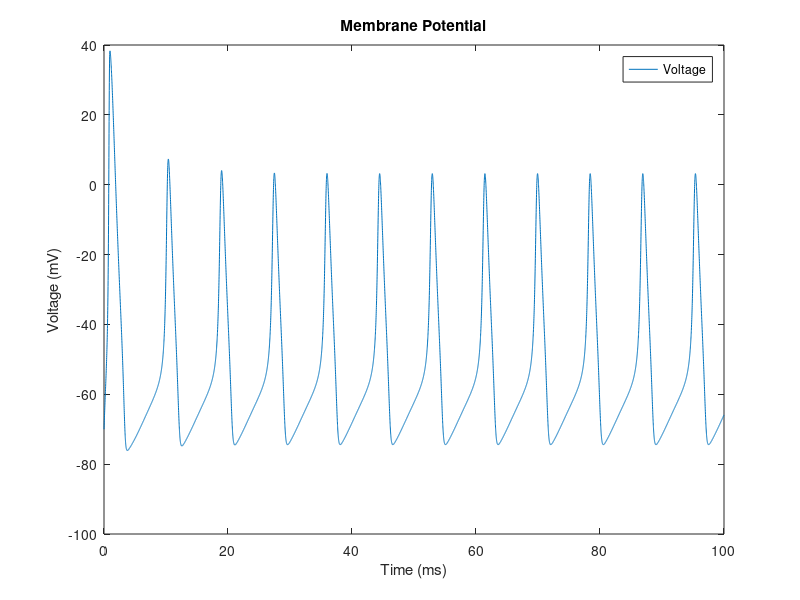
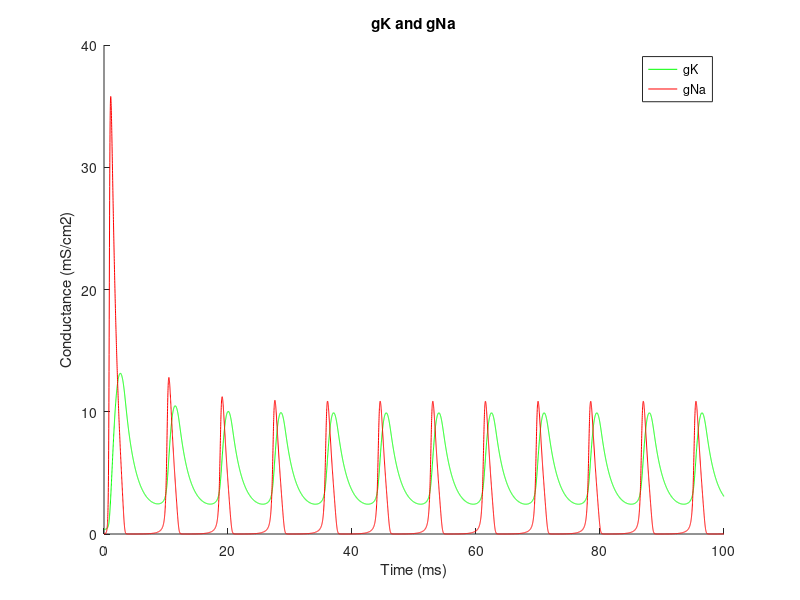

These figures' MATLAB source, in order:
%%%% Hodgkin Huxley Model %%%%
% Author: Benjamin Ceron

%%% Initialize Time and Constants %%%
dt = .01;
t = 0:dt:100;        %% time in ms
g_Kbar = 36;         %% maximum conductance of potassium mS/cm^2
g_Nabar = 120;       %% maximum conductance of sodium mS/cm^2
g_Lbar = 0.3;        %% maximum conductance of leakage ions mS/cm^2
Ek = -12;            %% Nernst potential of potassium mV
Ena = 115;           %% Nernst potential of sodium mV
El = 10.6;           %% Nernst potential of leakage mV
Vrest = -70;         %% Resting potential mV
Cm = 1.0;            %% Membrane capacitance uF/cm^2

%%% Initialize Initial Conditions %%%
Vm =0;               %% Membrane voltage mV
VmVector = zeros(1,(100/dt)+1);
VmVector(1) = Vm;

%%% Initial Activate Probabilities %%%
AlphaM = 0.1 * ((25 - Vm)/(exp((25 - Vm)/10)-1));
BetaM = 4*exp(-Vm/18);
%%% Initial Inactivate Probabilities %%%
AlphaH = .07*exp(-Vm/20);
BetaH = 1/(exp((30-Vm)/10) + 1);
%%% Initial Deactivate Probabilities %%%
AlphaN = .01 * ((10 - Vm)/(exp((10-Vm)/10) - 1));
BetaN = .125*exp(-Vm/80);   

%% Initial Rates of Changes %%
m = AlphaM/(AlphaM + BetaM);
n = AlphaN/(AlphaN + BetaN);
h = AlphaH/(AlphaH + BetaH);


%% Initialize Injected Current %%
%I_inj_init = 0;                                                  %% Steady-state neuron. USE FOR PART 1 - comment out every other I_inj line except this one if using for part 1
                                                                  %% adjusted to 50 uA/cm^2 to get significant response
%I_inj = [50*ones(1,(.5/dt)+1), zeros(1, 100/dt - .5/dt)];        %%Injected pulse of 5 uA/cm^2 - USE FOR PART 2 - adjusted to 50 uA/cm^2 
I_inj = [50*ones(1,100/dt + 1)];                                  %% Constant current of 5 uA/cm^2 - USE FOR PART 3 - adjusted to 50 uA/cm^2 to get significant response


%% Initialize Rates of Change Vectors %%%
mVector = [m];
nVector = [n];
hVector = [h];


%% Loop through and calculate Vm and conductances for 100 ms %%
for i = 1:1:(100/dt)
    %%% Calculate/Update Currents of Ions %%%
    I_Na = (m^3)*g_Nabar*h*(Vm - Ena);
    I_K = (n^4)*g_Kbar*(Vm - Ek);
    I_L = g_Lbar*(Vm - El);
    I_ion = (I_inj(i+1))- I_K - I_Na - I_L;          %%% in uA/cm^2
    
    %%% Calculate membrane voltage rate of change and update new Vm %%%
    dVdt = I_ion/Cm;        %% in mV/ms
    Vm = Vm + dt*(dVdt);
     
    %%% Store Vm in vector %%%
    VmVector(i+1) = Vm;

    %%% Update variables by differential eqns %%%
      
    %%% Activate Probabilities %%%
    AlphaM = 0.1 * ((25- Vm)/(exp((25 - Vm)/10)-1));
    BetaM = 4*exp(-Vm/18);
    %%% Inactivate Probabilities %%%
    AlphaH = .07*exp(-Vm/20);
    BetaH = 1/(exp((30-Vm)/10) + 1);
    %%% Deactivate Probabilities %%%
    AlphaN = .01 * ((10 - Vm)/(exp((10-Vm)/10) - 1));
    BetaN = .125*exp(-Vm/80);   
    
    %%% Rates of Change Differentials %%%
    dmdt = AlphaM*(1-m)-BetaM*m;
    dndt = AlphaN*(1-n)-BetaN*n;
    dhdt = AlphaH*(1-h)-BetaH*h;
    
    %%% Update Rates of Change %%%
    m = m + dt*(dmdt);
    n = n + dt*(dndt);
    h = h + dt*(dhdt);
    
    %%% Store Updated Rates in Vectors %%%
    mVector = [mVector m];
    nVector = [nVector n];
    hVector = [hVector h];
end
 
%%% Add resting potential to vector of Vm's %%%
VmVector = VmVector + Vrest;

%%% Calculate conductances %%%
mVector = mVector .^ 3;
nVector = nVector .^ 4;

gNa_Vector = g_Nabar .* mVector .* hVector;
gK_Vector = nVector .* g_Kbar;

%%% Plot membrane voltages and conductances over time %%%
figure(1)
plot(t,VmVector)
axis([0 100 -100 40])
xlabel('Time (ms)')
ylabel('Voltage (mV)')
legend('Voltage')
title('Membrane Potential')

figure(2)
hold on
plot(t,gK_Vector, 'g')          %% g_K is green 
plot(t,gNa_Vector, 'r')         %% g_Na is red
axis([0 100 0 40])
xlabel('Time (ms)')
ylabel('Conductance (mS/cm2)')
legend('gK','gNa')
title('gK and gNa')
    
    

